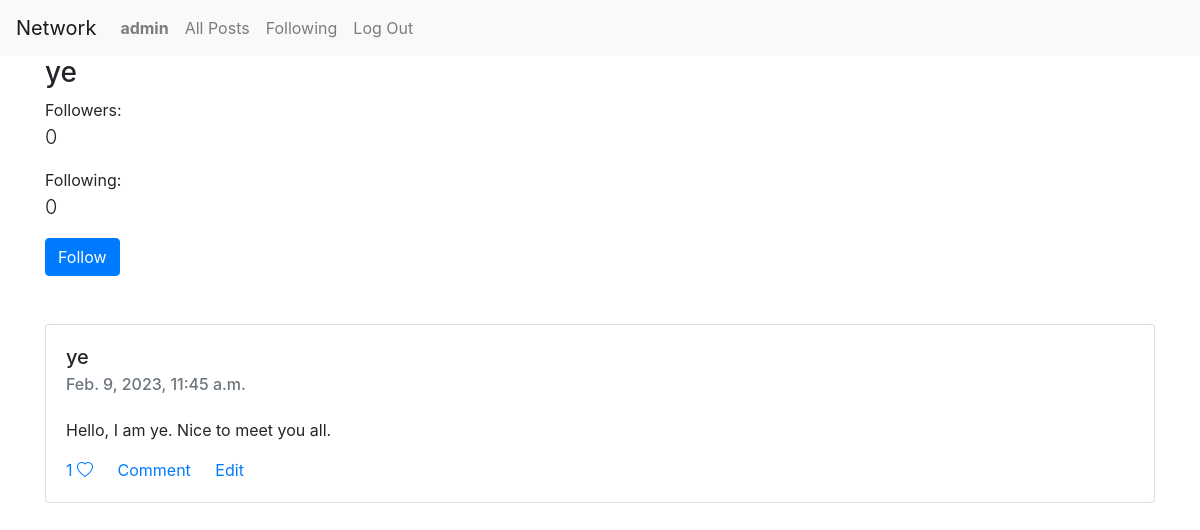
Before: /profile-view/ye (signed in) with the older database file.
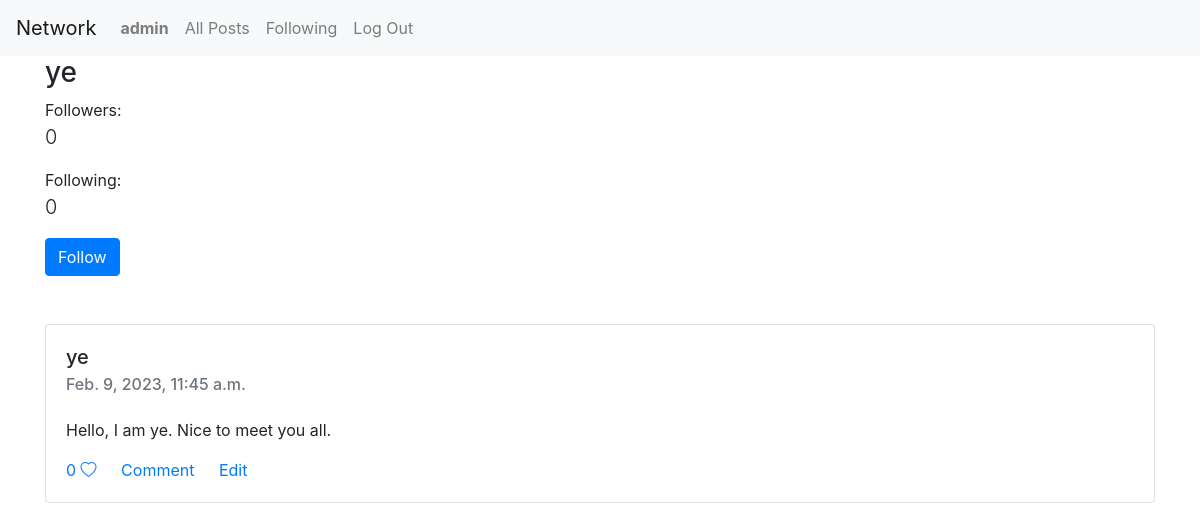
After: the same page with the newer database file.
### network/models.py (models this page shows, shortened)
class Post(models.Model):
    user = models.CharField(max_length=100)
    content = models.TextField()
    created_at = models.DateTimeField(default=datetime.now)
    likes = models.IntegerField(default=0)
    class Meta:
        ordering = ['-id']

### network/views.py (the view)
# urls.py: path('profile-view/<str:user>',views.profile_view,name='profile_view'),
@login_required(login_url='login')
def profile_view(request,user):
    user_profile = User.objects.get(username=user)
    profile = Profile.objects.get(user=user_profile)
    posts = Post.objects.filter(user=user)
    already_followed = Follow.objects.filter(user_follow=request.user.username,user_profile=user_profile.username).first()
    return render(request,'network/profile.html',{
        'profile':profile,
        'posts':posts,
        'user_profile': user_profile.username,
        'user_request': request.user.username,
        'already_followed': already_followed
    })

### network/templates/network/profile.html (shortened to what this page needs)
{% extends 'network/layout.html' %}
{% load static %}
{% block body %}
<div class="container">
    <h3>{{profile.user.username}}</h3>
    Followers: <p id="follower_count" class="lead">{{ profile.followers }}</p>
    Following: <p class="lead">{{ profile.following }}</p>
    {% if user_request != user_profile %}
        <button id="follow_btn" class="btn btn-primary"> {% if already_followed %} Unfollow {% else %} Follow {% endif %}</button>
    {% endif %}
    <div class="row justify-content-center align-items-center my-5">
        <div class="col-12">
            {% for post in posts %}
            <div class="card" style="width: 100%;">
                <div class="card-body">
                  <h5 class="card-title">{{post.user}}</h5>
                  <h6 class="card-subtitle mb-4 text-muted">{{ post.created_at }}</h6>
                  <p class="card-text">{{ post.content }}</p>
                  <a href="#" class="card-link" value="{{ post.likes }}">{{ post.likes }} <i class="bi bi-heart"></i> </a>
                  <a href="#" class="card-link">Comment</a>
                  <a href="#" class="card-link">Edit</a>
                </div>
            </div>
            {% endfor %}
        </div>
    </div>
</div>
{% endblock%}

Changed rows visible on the page:
changed Post "ye": likes "1" → "0"
